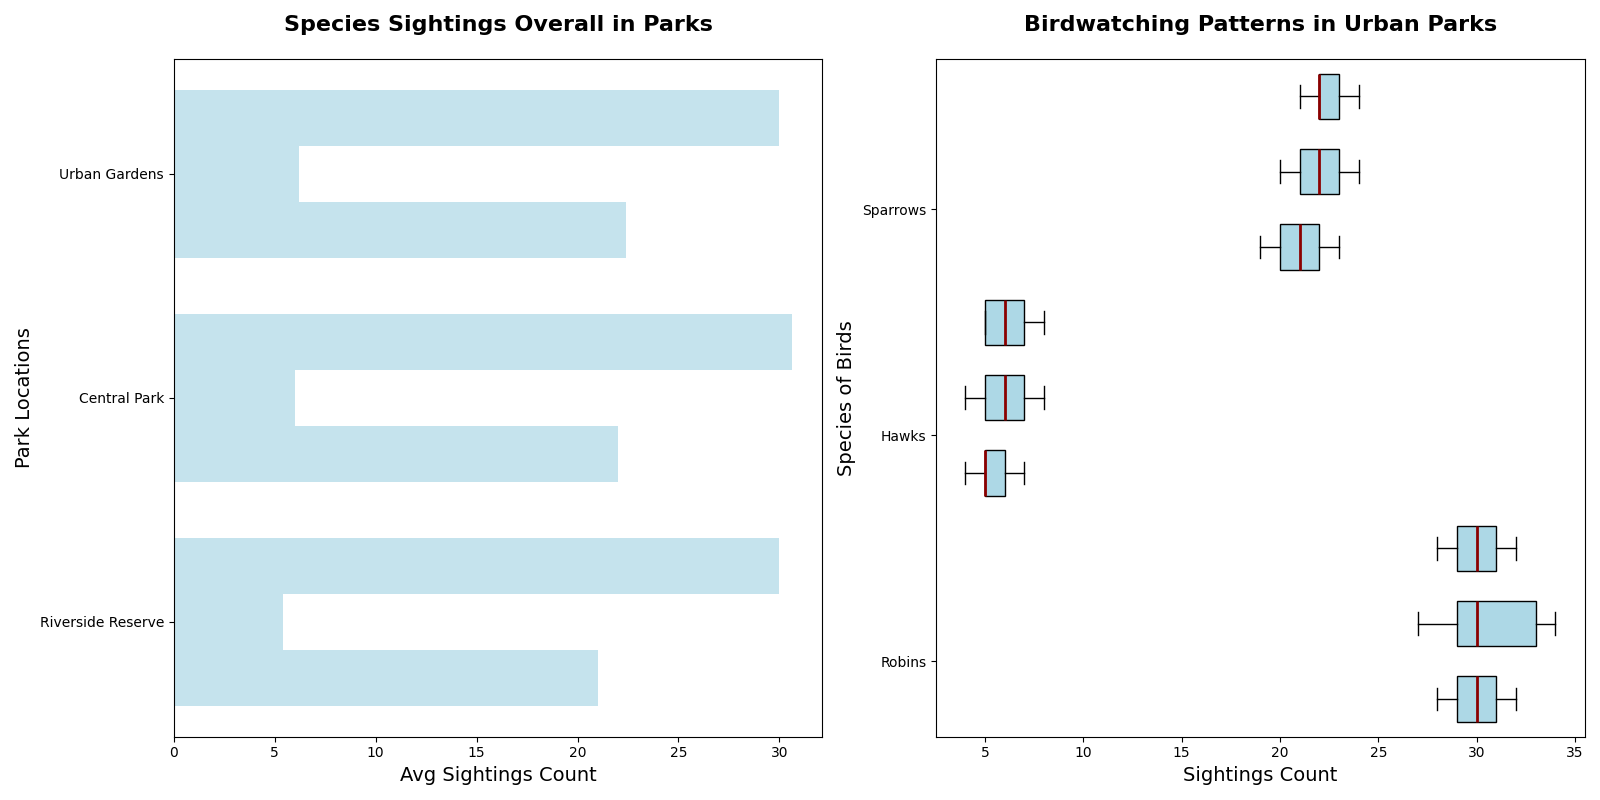

Write the Python code that produced this figure.
import matplotlib.pyplot as plt
import numpy as np

species = ['Robins', 'Hawks', 'Sparrows']  # Shuffled species
parks = ['Riverside Reserve', 'Central Park', 'Urban Gardens']  # Shuffled parks

sparrows_sightings = [30, 28, 32, 31, 29, 27, 33, 34, 30, 29, 30, 31, 32, 28, 29, 34]
hawks_sightings = [5, 6, 7, 4, 5, 6, 7, 8, 5, 4, 6, 7, 8, 5, 5]
robins_sightings = [20, 21, 19, 22, 23, 21, 22, 23, 24, 20, 21, 22, 23, 24, 22, 21]

min_len_cp = min(len(sparrows_sightings[:5]), len(hawks_sightings[:5]), len(robins_sightings[:5]))
min_len_ug = min(len(sparrows_sightings[5:10]), len(hawks_sightings[5:10]), len(robins_sightings[5:10]))
min_len_rr = min(len(sparrows_sightings[10:15]), len(hawks_sightings[10:15]), len(robins_sightings[10:15]))

central_park_data = np.array([sparrows_sightings[:min_len_cp], hawks_sightings[:min_len_cp], robins_sightings[:min_len_cp]]).T
urban_gardens_data = np.array([sparrows_sightings[5:5 + min_len_ug], hawks_sightings[5:5 + min_len_ug], robins_sightings[5:5 + min_len_ug]]).T
riverside_reserve_data = np.array([sparrows_sightings[10:10 + min_len_rr], hawks_sightings[10:10 + min_len_rr], robins_sightings[10:10 + min_len_rr]]).T

avg_sightings = {
    "Robins": [np.mean(central_park_data[:, 2]), np.mean(urban_gardens_data[:, 2]), np.mean(riverside_reserve_data[:, 2])],
    "Hawks": [np.mean(central_park_data[:, 1]), np.mean(urban_gardens_data[:, 1]), np.mean(riverside_reserve_data[:, 1])],
    "Sparrows": [np.mean(central_park_data[:, 0]), np.mean(urban_gardens_data[:, 0]), np.mean(riverside_reserve_data[:, 0])]
}

fig, axes = plt.subplots(1, 2, figsize=(16, 8))

ax1 = axes[1]
bplot1 = ax1.boxplot(central_park_data, vert=False, patch_artist=True, positions=np.arange(3)*3, widths=0.6)
bplot2 = ax1.boxplot(urban_gardens_data, vert=False, patch_artist=True, positions=np.arange(3)*3 + 1, widths=0.6)
bplot3 = ax1.boxplot(riverside_reserve_data, vert=False, patch_artist=True, positions=np.arange(3)*3 + 2, widths=0.6)

consistent_color = 'lightblue'
for bplot in [bplot1, bplot2, bplot3]:
    for patch in bplot['boxes']:
        patch.set_facecolor(consistent_color)
    for median in bplot['medians']:
        median.set(color='darkred', linewidth=2)

ax1.set_title('Birdwatching Patterns in Urban Parks', fontsize=16, fontweight='bold', pad=20)  # Changed title
ax1.set_xlabel('Sightings Count', fontsize=14)  # Changed xlabel
ax1.set_ylabel('Species of Birds', fontsize=14)  # Changed ylabel
ax1.set_yticks([0.5, 3.5, 6.5])
ax1.set_yticklabels(species)

ax2 = axes[0]
index = np.arange(len(parks))
bar_width = 0.25

for i, (species_name, averages) in enumerate(avg_sightings.items()):
    ax2.barh(index + i * bar_width, averages, bar_width, alpha=0.7, color=consistent_color)

ax2.set_title('Species Sightings Overall in Parks', fontsize=16, fontweight='bold', pad=20)  # Changed title
ax2.set_xlabel('Avg Sightings Count', fontsize=14)  # Changed xlabel
ax2.set_ylabel('Park Locations', fontsize=14)  # Changed ylabel
ax2.set_yticks(index + bar_width)
ax2.set_yticklabels(parks)

plt.tight_layout()
plt.show()
